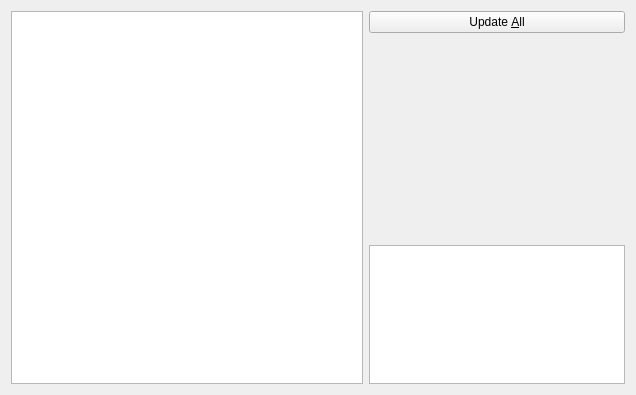
<?xml version="1.0" encoding="UTF-8"?>
<ui version="4.0">
 <class>LocalModBrowser</class>
 <widget class="QWidget" name="LocalModBrowser">
  <property name="geometry">
   <rect>
    <x>0</x>
    <y>0</y>
    <width>636</width>
    <height>395</height>
   </rect>
  </property>
  <property name="windowTitle">
   <string>Form</string>
  </property>
  <layout class="QGridLayout" name="gridLayout">
   <item row="0" column="0">
    <widget class="QListWidget" name="modListWidget">
     <property name="verticalScrollMode">
      <enum>QAbstractItemView::ScrollPerPixel</enum>
     </property>
    </widget>
   </item>
   <item row="0" column="1">
    <layout class="QVBoxLayout" name="verticalLayout">
     <item>
      <widget class="QPushButton" name="pushButton">
       <property name="text">
        <string>Update &amp;All</string>
       </property>
      </widget>
     </item>
     <item>
      <spacer name="verticalSpacer">
       <property name="orientation">
        <enum>Qt::Vertical</enum>
       </property>
       <property name="sizeHint" stdset="0">
        <size>
         <width>20</width>
         <height>259</height>
        </size>
       </property>
      </spacer>
     </item>
     <item>
      <widget class="QTextBrowser" name="modInfoText">
       <property name="sizePolicy">
        <sizepolicy hsizetype="Preferred" vsizetype="Expanding">
         <horstretch>0</horstretch>
         <verstretch>0</verstretch>
        </sizepolicy>
       </property>
       <property name="maximumSize">
        <size>
         <width>400</width>
         <height>16777215</height>
        </size>
       </property>
      </widget>
     </item>
    </layout>
   </item>
  </layout>
 </widget>
 <resources/>
 <connections/>
</ui>
